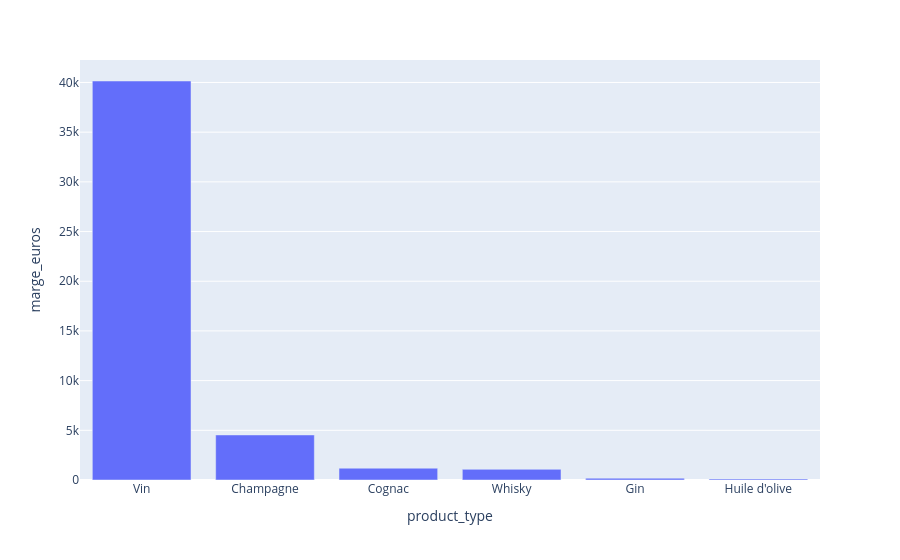

Write notebook code for a chart like this one.
### Code cell
#Marge en euros pondérée par les ventes : (prix HT - prix d'achat) x ventes du mois
df_merge["ca_ht"] = df_merge["prix_ht"] * df_merge["total_ventes"]
df_merge["marge_euros"] = (df_merge["prix_ht"] - df_merge["purchase_price"]) * df_merge["total_ventes"]

synthese_marge = df_merge.groupby("product_type").agg(ca_ht=("ca_ht", "sum"), marge_euros=("marge_euros", "sum"))
synthese_marge["taux_marge_pondere_%"] = (synthese_marge["marge_euros"] / synthese_marge["ca_ht"] * 100).round(1)
synthese_marge["part_ca_ht_%"] = (synthese_marge["ca_ht"] / synthese_marge["ca_ht"].sum() * 100).round(1)
synthese_marge["part_marge_%"] = (synthese_marge["marge_euros"] / synthese_marge["marge_euros"].sum() * 100).round(1)
synthese_marge = synthese_marge.sort_values("marge_euros", ascending=False).reset_index()
print(synthese_marge)

px.bar(synthese_marge, x="product_type", y="marge_euros")

### Figure 1 — Plotly figure (JSON) as saved in the notebook; plotly's stock layout.template omitted (floating-point values rounded to 4 significant figures)
{"data": [{"hovertemplate": "product_type=%{x}<br>marge_euros=%{y}<extra></extra>", "legendgroup": "", "marker": {"color": "#636efa", "pattern": {"shape": ""}}, "name": "", "orientation": "v", "showlegend": false, "textposition": "auto", "type": "bar", "x": ["Vin", "Champagne", "Cognac", "Whisky", "Gin", "Huile d'olive"], "xaxis": "x", "y": [40150.0, 4533.0, 1189.0, 1073.0, 179.8, 105.8], "yaxis": "y"}], "layout": {"barmode": "relative", "legend": {"tracegroupgap": 0}, "margin": {"t": 60}, "xaxis": {"anchor": "y", "domain": [0.0, 1.0], "title": {"text": "product_type"}}, "yaxis": {"anchor": "x", "domain": [0.0, 1.0], "title": {"text": "marge_euros"}}}}
